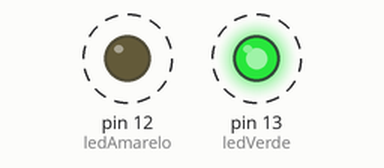
Recording of a sketch running on a simulated Arduino Uno, built with avr-gcc and run on an emulated ATmega328P. Parts: output pins drawn as LEDs (lit = HIGH). Dashed ring = blinking.

Above: at 0.1 s.
Timing chart, 0 to 3.0 s (numbered marks = the images above):
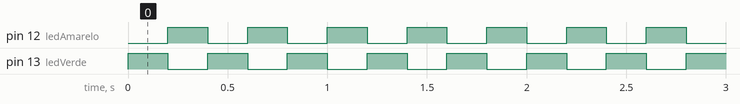

Measured:
- by itself, pin 12 (ledAmarelo), pin 13 (ledVerde): alternates HIGH for 0.20 s and LOW for 0.20 s

The sketch:

comentarios_e_define.ino
```cpp
/*
 * Objetivo: Explicar como fazer comentários no programa e usar a diretiva Define para apelidar os comandos e pinos do Arduino
 * Autora: Téc. em Mecatrônica - Ivoneide Duarte
 * Data: Julho de 2020
 */

//A diretiva 'Define' dar apelidos aos comandos e pinos do Arduino
#define ledAmarelo 12
#define ledVerde 13

void setup()
{
  pinMode(ledVerde, OUTPUT);    //O pino 13 do Arduino está configurado como saída digital
  pinMode(ledAmarelo, OUTPUT);  //O pino 12 do Arduino está configurado como saída digital
}

void loop()
{
  digitalWrite(ledVerde, HIGH);  //O pino 13 do Arduino será ligado
  digitalWrite(ledAmarelo, LOW); //O pino 12 do Arduino será desligado
  delay(200);                    //Tempo de espera em milissegundos
  digitalWrite(ledVerde, LOW);   //O pino 13 do Arduino será desligado
  digitalWrite(ledAmarelo, HIGH);//O pino 12 do Arduino será ligado
  delay(200);                    //Tempo de espera em milissegundos
}
```
